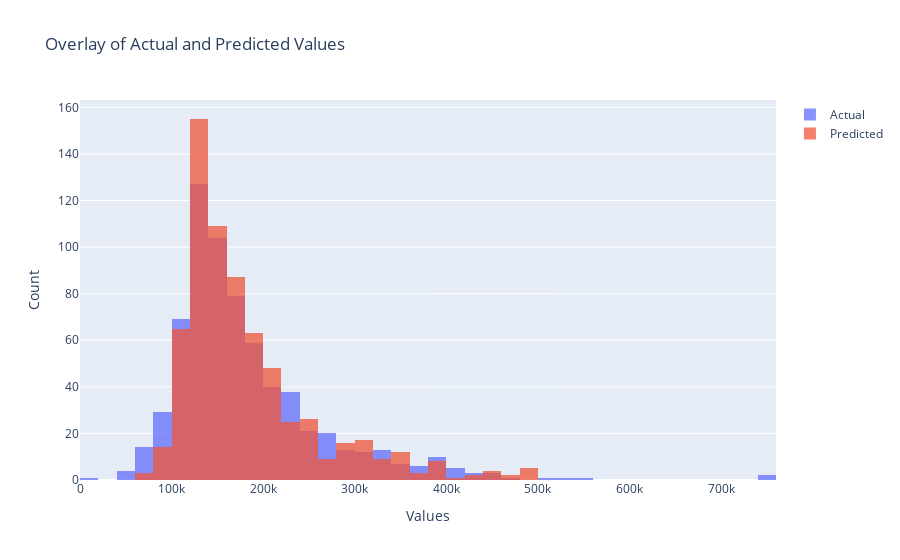

The notebook cell this image was saved under:
### Code cell
import plotly.graph_objs as go
import plotly.offline as pyo

# Creating the histograms
trace1 = go.Histogram(x=y_test, opacity=0.75, name="Actual")
trace2 = go.Histogram(x=y_pred, opacity=0.75, name="Predicted")

data = [trace1, trace2]

layout = go.Layout(
    title="Overlay of Actual and Predicted Values",
    xaxis=dict(title="Values"),
    yaxis=dict(title="Count"),
    barmode="overlay",
)

fig = go.Figure(data=data, layout=layout)

# Show the plot
pyo.iplot(fig)

### Figure 1 — Plotly figure (JSON) as saved in the notebook; plotly's stock layout.template omitted (floating-point values rounded to 4 significant figures; data arrays with more than 128 entries replaced by an {"elided": "..."} marker saying what was removed)
{"data": [{"name": "Actual", "opacity": 0.75, "type": "histogram", "x": {"elided": "683 int values"}}, {"name": "Predicted", "opacity": 0.75, "type": "histogram", "x": {"elided": "683 float values"}}], "layout": {"barmode": "overlay", "title": {"text": "Overlay of Actual and Predicted Values"}, "xaxis": {"title": {"text": "Values"}}, "yaxis": {"title": {"text": "Count"}}}}
